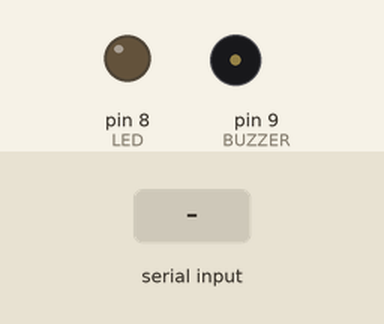
Bench run of a sketch on a simulated Arduino Uno, built with avr-gcc and run on an emulated ATmega328P. Shown: output pins drawn as LEDs (lit = HIGH), buzzer (waves = sounding, pin HIGH). Inputs (shaded band) come from the test bench.

Above: at 1.2 s.
1.3 s: "90,45\n" received over Serial
At 1.53 s:
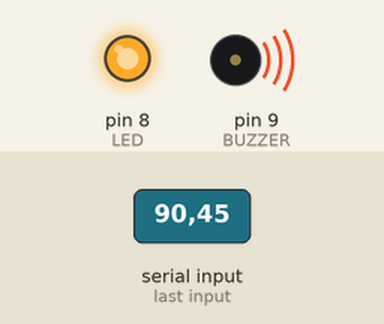
Timing chart, 0 to 4.3 s (numbered marks = the images above; inputs shaded):
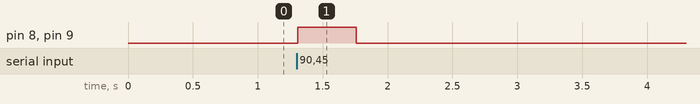

Measured:
- after the input at 1.3 s, pin 8 (LED), pin 9 (BUZZER): LOW → HIGH at once, → LOW 0.45 s later

The sketch:

receiver.ino
```cpp
#define LED 8
#define BUZZER 9
float distance =100;

void setup() {
    pinMode(LED, OUTPUT);
    pinMode(BUZZER, OUTPUT);
    Serial.begin(9600);
}

void loop() {
    if (Serial.available() > 0) {
        distance = Serial.parseFloat() ;
        if (distance <= 0)
            distance = 100;
        delay(1);
    }

    if(distance <= 50) {
        digitalWrite(LED,1);
        digitalWrite(BUZZER,1);
        delay(distance*10);
        digitalWrite(LED,0);
        digitalWrite(BUZZER,0);
        delay(distance*10);
        if (Serial.available()>0){
            distance = Serial.parseFloat() ;
            if (distance <= 0) {
                distance = 100;
            }
            delay(1);
        }
    }
    else {
        digitalWrite(LED, LOW);
        digitalWrite(BUZZER, LOW);
    }
}
```
